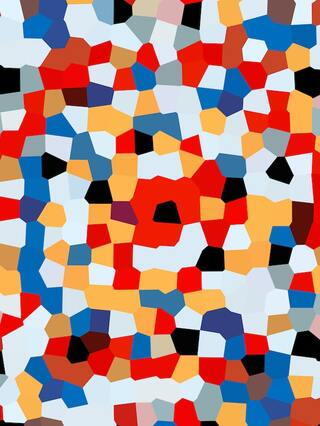
//> input picture Stefan/images/alta.jpg, 320 x 426 px
$ ./main ../images/alta.jpg   (built with g++ and OpenCV 4)
//> lines starting //> are read from the running program, lines starting //| are printed output that depends on the picture
### Stefan/helpers/helpers.h
#include <string>
#include <sys/stat.h>
#include <opencv2/opencv.hpp>

#ifndef HELPERS_H
#define HELPERS_H

void clearString(std::string &s);
void createFolder(const char * filename);
cv::Mat getModifiedGammaImage(cv::Mat &img, double gamma);
void writeHistogramImage(cv::Mat &img, int histSize, float low, float high, int width, int height, std::string filename);
cv::Mat getBinarizedImage(cv::Mat &img, int threshold, bool inv);

#endif

### Stefan/helpers/helpers.cpp
#include "helpers.h"

void clearString(std::string &s){
    for(int i = (int)s.size() - 1; i >= 0; i--){
        if(s[i] == '.'){
            s.erase(i);
            break;
        }
    }
    std::string x = "";
    for(int i = (int)s.size() - 1; i >= 0; i--){
        if(s[i] == '/'){
            for(int j = i + 1; j < (int)s.size(); j++)
                x += s[j];
            break;
        }
    }
    s = x;
}

void createFolder(const char * filename){
    struct stat st;
    if (stat(filename, &st) == 0) {
        // Se o diretório já existe, remove-o
        std::string command = "rm -rf " + std::string(filename);
        system(command.c_str());
    }
    int status = mkdir(filename, S_IRWXU | S_IRWXG | S_IROTH | S_IXOTH);
    if(status == 0) printf("%s folder created\n", filename);
    else printf("Error creating %s folder\n", filename);
}

// [80 lines left out: functions getModifiedGammaImage, writeHistogramImage, getBinarizedImage, getGrayValueFromBGRPixel, calculateSpatialInfo, not called in this run]

### Stefan/atvd5/main.cpp
#include "../helpers/helpers.h"

int main(int argc, char** argv){
    if(argc < 2){
        printf("This script needs at least one argument, which must be a image file\n");
        return 0;
    }
    for(int i = 0; i < argc - 1; i++){
        // Reads Image
        cv::Mat image = cv::imread(argv[i + 1]);
//> image is the input picture: 426 rows x 320 cols, CV_8UC3; mean B, G, R 129.9, 134.9, 174.4

        // Gets filename
        std::string imgName = argv[i + 1];
//> imgName = "../images/alta.jpg"
        clearString(imgName);
//> the loop in clearString, `for(int i = (int)s.size() - 1; i >= 0; i--)` made 4 passes
//> the loop in clearString, `for(int i = (int)s.size() - 1; i >= 0; i--)` made 5 passes
//> after the loop in clearString, `for(int i = (int)s.size() - 1; i >= 0; i--)`: x = "alta"
//> imgName = "alta"

        printf("\nProcessing \"%s\" image...\n", imgName.c_str());
//| Processing "alta" image...

        // Creates folder
        std::string folderName = "Results-IMG[" + imgName + "]";
//> folderName = "Results-IMG[alta]"
        createFolder(folderName.c_str());
//> in createFolder, `int status = mkdir(filename, S_IRWXU | S_IRWXG | S_IROTH | S_IXOTH);`: status = 0
//| Results-IMG[alta] folder created

        // Sets path variabel for future work
        std::string path = "";

        /////////////////////////// Gray Images //////////////////////////////////

        // Gray Image by mean and by weight
        cv::Mat imgGray = cv::imread(argv[i + 1], cv::IMREAD_GRAYSCALE);
//> imgGray: 426 rows x 320 cols, CV_8UC1; min 0, max 255, mean 146.1
        cv::Mat blurred_imgGray;
        double pct = .4 / 100; // takes 0.4% of the max size of image to determine size of filtering box
        cv::Size imageSize = imgGray.size();
//> imageSize = Size(320, 426)
        int val = std::max(imageSize.height, imageSize.width) * pct;
//> val = 1

        cv::blur(imgGray, blurred_imgGray, cv::Size(val, val));

        printf("Spatial Info for %s = %.2f\n", imgName.c_str(), calculateSpatialInfo(imgGray));
//> (this line was passed over: calculateSpatialInfo is not available in this run)

        cv::Mat sobel_x, sobel_y, sobel_xy;
        cv::Mat blurred_sobel_x, blurred_sobel_y, blurred_sobel_xy;
        cv::Mat sobel_x_kernel = (cv::Mat_<char>(3, 3) << -1, -2, -1, 0, 0, 0, 1, 2, 1);
        cv::Mat sobel_y_kernel = (cv::Mat_<char>(3, 3) << -1, 0, 1, -2, 0, 2, -1, 0, 1);
        cv::filter2D(imgGray, sobel_x, CV_16S, sobel_x_kernel);
        cv::filter2D(imgGray, sobel_y, CV_16S, sobel_y_kernel);
        cv::filter2D(imgGray, blurred_sobel_x, CV_16S, sobel_x_kernel);
        cv::filter2D(imgGray, blurred_sobel_y, CV_16S, sobel_y_kernel);
        cv::convertScaleAbs(sobel_x, sobel_x);
//> sobel_x: 426 rows x 320 cols, CV_8UC1
        cv::convertScaleAbs(sobel_y, sobel_y);
//> sobel_y: 426 rows x 320 cols, CV_8UC1
        cv::convertScaleAbs(blurred_sobel_x, blurred_sobel_x);
        cv::convertScaleAbs(blurred_sobel_y, blurred_sobel_y);
        cv::addWeighted(sobel_x, 0.5, sobel_y, 0.5, 0, sobel_xy);
        cv::addWeighted(blurred_sobel_x, 0.5, blurred_sobel_y, 0.5, 0, blurred_sobel_xy);
        printf("Sobel done\n");

        cv::Mat roberts_x, roberts_y, roberts_xy;
        cv::Mat blurred_roberts_x, blurred_roberts_y, blurred_roberts_xy;
        cv::Mat roberts_x_kernel = (cv::Mat_<char>(2, 2) << 1, 0, 0, -1);
        cv::Mat roberts_y_kernel = (cv::Mat_<char>(2, 2) << 0, 1, -1, 0);
        cv::filter2D(imgGray, roberts_x, CV_16S, roberts_x_kernel);
        cv::filter2D(imgGray, roberts_y, CV_16S, roberts_y_kernel);
        cv::filter2D(imgGray, blurred_roberts_x, CV_16S, roberts_x_kernel);
        cv::filter2D(imgGray, blurred_roberts_y, CV_16S, roberts_y_kernel);
        cv::convertScaleAbs(roberts_x, roberts_x);
//> roberts_x: 426 rows x 320 cols, CV_8UC1
        cv::convertScaleAbs(roberts_y, roberts_y);
//> roberts_y: 426 rows x 320 cols, CV_8UC1
        cv::convertScaleAbs(blurred_roberts_x, blurred_roberts_x);
        cv::convertScaleAbs(blurred_roberts_y, blurred_roberts_y);
        cv::addWeighted(roberts_x, 0.5, roberts_y, 0.5, 0, roberts_xy);
        cv::addWeighted(blurred_roberts_x, 0.5, blurred_roberts_y, 0.5, 0, blurred_roberts_xy);
        printf("Roberts done\n");

        cv::Mat prewitt_x, prewitt_y, prewitt_xy;
        cv::Mat blurred_prewitt_x, blurred_prewitt_y, blurred_prewitt_xy;
        cv::Mat prewitt_x_kernel = (cv::Mat_<char>(3, 3) << -1, 0, 1, -1, 0, 1, -1, 0, 1);
        cv::Mat prewitt_y_kernel = (cv::Mat_<char>(3, 3) << -1, -1, -1, 0, 0, 0, 1, 1, 1);
        cv::filter2D(imgGray, prewitt_x, CV_16S, prewitt_x_kernel);
        cv::filter2D(imgGray, prewitt_y, CV_16S, prewitt_y_kernel);
        cv::filter2D(imgGray, blurred_prewitt_x, CV_16S, prewitt_x_kernel);
        cv::filter2D(imgGray, blurred_prewitt_y, CV_16S, prewitt_y_kernel);
        cv::convertScaleAbs(prewitt_x, prewitt_x);
//> prewitt_x: 426 rows x 320 cols, CV_8UC1
        cv::convertScaleAbs(prewitt_y, prewitt_y);
//> prewitt_y: 426 rows x 320 cols, CV_8UC1
        cv::convertScaleAbs(blurred_prewitt_x, blurred_prewitt_x);
        cv::convertScaleAbs(blurred_prewitt_y, blurred_prewitt_y);
        cv::addWeighted(prewitt_x, 0.5, prewitt_y, 0.5, 0, prewitt_xy);
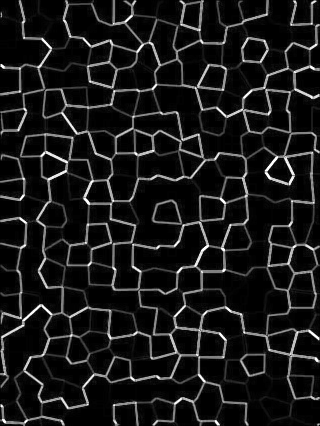
//> prewitt_xy: 426 rows x 320 cols, CV_8UC1; min 0, max 255, mean 24.7
        cv::addWeighted(blurred_prewitt_x, 0.5, blurred_prewitt_y, 0.5, 0, blurred_prewitt_xy);
        printf("Prewitt done\n");

        // filtro gaussiano for LoG
        cv::Mat gaussian, blurred_gaussian;
        cv::GaussianBlur(imgGray, gaussian, cv::Size(5, 5), 0);
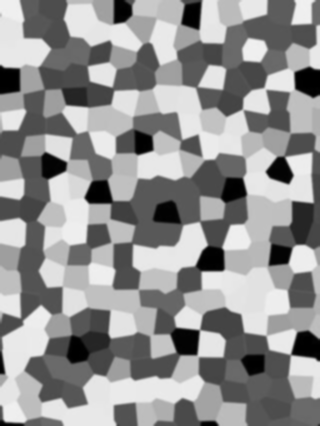
//> gaussian: 426 rows x 320 cols, CV_8UC1; min 0, max 241, mean 146.1
        cv::GaussianBlur(imgGray, blurred_gaussian, cv::Size(5, 5), 0);

        // O operador Laplaciano é um filtro isotrópico que detecta bordas independentemente da orientação
        cv::Mat laplacian_xy, laplacian_abs, gaussian_laplacian_xy, blurred_gaussian_laplacian_xy;
        cv::Mat blurred_laplacian_xy, blurred_laplacian_abs;
        cv::Laplacian(imgGray, laplacian_xy, CV_16S, 1);
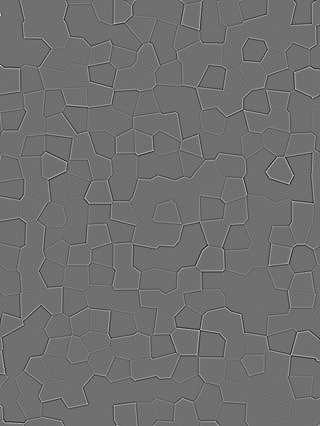
//> laplacian_xy: 426 rows x 320 cols, CV_16SC1; min -358, max 455, mean 0; drawn with min black and max white
        cv::Laplacian(blurred_imgGray, blurred_laplacian_xy, CV_16S, 1);
        cv::Laplacian(gaussian, gaussian_laplacian_xy, CV_16S, 1);
        cv::Laplacian(blurred_gaussian, blurred_gaussian_laplacian_xy, CV_16S, 1);

        cv::convertScaleAbs(laplacian_xy, laplacian_abs);
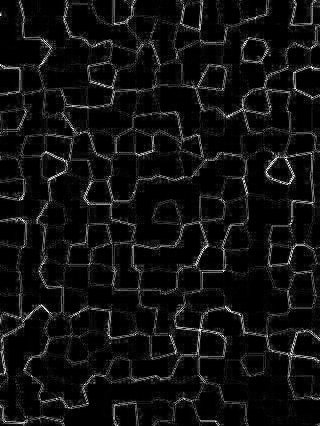
//> laplacian_abs: 426 rows x 320 cols, CV_8UC1; min 0, max 255, mean 16.5
        cv::convertScaleAbs(blurred_laplacian_xy, blurred_laplacian_abs);
        cv::convertScaleAbs(gaussian_laplacian_xy, gaussian_laplacian_xy);
//> gaussian_laplacian_xy: 426 rows x 320 cols, CV_8UC1
        cv::convertScaleAbs(blurred_gaussian_laplacian_xy, blurred_gaussian_laplacian_xy);

        printf("Laplacian done\n");

        cv::Mat canny, blurred_canny;
        cv::Canny(imgGray, canny, 100, 200);
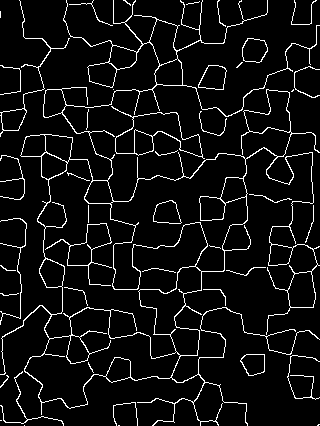
//> canny: 426 rows x 320 cols, CV_8UC1; 6.5% white in thin lines or dots
        cv::Canny(blurred_imgGray, blurred_canny, 100, 200);
        printf("Canny done\n");


        cv::Mat blurred_point, point_matrix;
        cv::Mat point_kernel = (cv::Mat_<char>(3, 3) << 1, 1, 1, 1, -8, 1, 1, 1, 1);
        cv::filter2D(imgGray, point_matrix, CV_16S, point_kernel);
        cv::filter2D(blurred_imgGray, blurred_point, CV_16S, point_kernel);
        cv::convertScaleAbs(point_matrix, point_matrix);
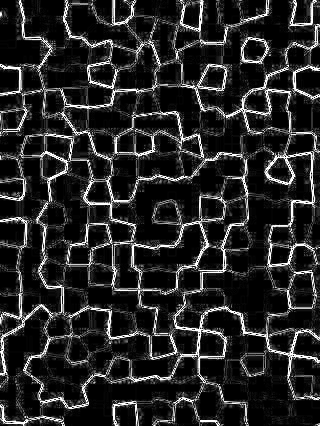
//> point_matrix: 426 rows x 320 cols, CV_8UC1; min 0, max 255, mean 38.5
        cv::convertScaleAbs(blurred_point, blurred_point);
        printf("Point done\n");


        // converter a imagem para um vetor de pontos
        cv::Mat points;
        image.reshape(1, image.rows * image.cols).convertTo(points, CV_32F);

        // executar o algoritmo k-means
        int K = 4; // número de clusters
        cv::Mat labels, centers;
        cv::kmeans(points, K, labels, cv::TermCriteria(cv::TermCriteria::EPS+cv::TermCriteria::MAX_ITER, 10, 1.0), 3, cv::KMEANS_PP_CENTERS, centers);
//> centers = [[15.85, 26.55, 213.8], [229.7, 222.8, 211.6], [116.6, 73.34, 31.19], [88.01, 170.6, 237.8]]

        // atualizar as cores dos pixels na imagem original
        cv::Mat kmeans_image(image.size(), image.type());
        for (int i = 0; i < points.rows; ++i)
        {
            int cluster_id = labels.at<int>(i);
            kmeans_image.at<cv::Vec3b>(i) = centers.at<cv::Vec3f>(cluster_id);
        }
//> this loop made 136320 passes
//> cluster_id on passes 1 to 3: 1, 1, 1
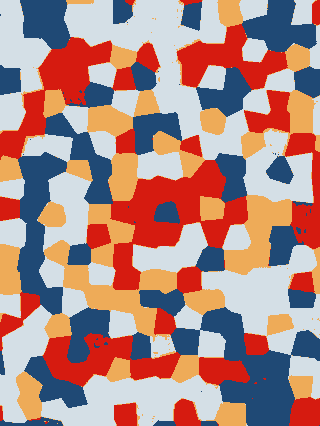
//> kmeans_image: 426 rows x 320 cols, CV_8UC3; mean B, G, R 130.1, 135.1, 174.6
        // [8 lines of commented-out code are left out]

        printf("Kmeans done\n");


        // Gerando os resultados
        createFolder((folderName + "/BORDAS").c_str());
        path = folderName + "/";
//> path = "Results-IMG[alta]/"
        cv::imwrite(path + "original.png", image);
        cv::imwrite(path + "original_grayscale.png", imgGray);
        cv::imwrite(path + "original_blurred_grayscale.png", blurred_imgGray);


        // Gerando os resultados para deteccao de bordas
        // Sobel
        createFolder((folderName + "/BORDAS/Sobel").c_str());
        createFolder((folderName + "/BORDAS/Sobel/Unfiltered").c_str());
        createFolder((folderName + "/BORDAS/Sobel/Filtered").c_str());

        path = folderName + "/BORDAS/Sobel/Unfiltered/";
        cv::imwrite(path + "x.png", sobel_x);
        cv::imwrite(path + "y.png", sobel_y);
        cv::imwrite(path + "xy.png", sobel_xy);
        path = folderName + "/BORDAS/Sobel/Filtered/";
//> path = "Results-IMG[alta]/BORDAS/Sobel/Filtered/"
        cv::imwrite(path + "x.png", blurred_sobel_x);
        cv::imwrite(path + "y.png", blurred_sobel_y);
        cv::imwrite(path + "xy.png", blurred_sobel_xy);


        // Roberts
        createFolder((folderName + "/BORDAS/Roberts").c_str());
        createFolder((folderName + "/BORDAS/Roberts/Unfiltered").c_str());
        createFolder((folderName + "/BORDAS/Roberts/Filtered").c_str());

        path = folderName + "/BORDAS/Roberts/Unfiltered/";
        cv::imwrite(path + "x.png", roberts_x);
        cv::imwrite(path + "y.png", roberts_y);
        cv::imwrite(path + "xy.png", roberts_xy);
        path = folderName + "/BORDAS/Roberts/Filtered/";
        cv::imwrite(path + "x.png", blurred_roberts_x);
        cv::imwrite(path + "y.png", blurred_roberts_y);
        cv::imwrite(path + "xy.png", blurred_roberts_xy);

        // Prewitt
        createFolder((folderName + "/BORDAS/Prewitt").c_str());
        createFolder((folderName + "/BORDAS/Prewitt/Unfiltered").c_str());
        createFolder((folderName + "/BORDAS/Prewitt/Filtered").c_str());

        path = folderName + "/BORDAS/Prewitt/Unfiltered/";
        cv::imwrite(path + "x.png", prewitt_x);
        cv::imwrite(path + "y.png", prewitt_y);
        cv::imwrite(path + "xy.png", prewitt_xy);
        path = folderName + "/BORDAS/Prewitt/Filtered/";
        cv::imwrite(path + "x.png", blurred_prewitt_x);
        cv::imwrite(path + "y.png", blurred_prewitt_y);
        cv::imwrite(path + "xy.png", blurred_prewitt_xy);

        // Laplacian
        createFolder((folderName + "/BORDAS/Laplacian").c_str());
        createFolder((folderName + "/BORDAS/Laplacian/Unfiltered").c_str());
        createFolder((folderName + "/BORDAS/Laplacian/Filtered").c_str());

        path = folderName + "/BORDAS/Laplacian/Unfiltered/";
        cv::imwrite(path + "xy.png", laplacian_abs);
        cv::imwrite(path + "gaussian_xy.png", gaussian_laplacian_xy);
        path = folderName + "/BORDAS/Laplacian/Filtered/";
        cv::imwrite(path + "xy.png", blurred_laplacian_abs);
        cv::imwrite(path + "gaussian_xy.png", blurred_gaussian_laplacian_xy);

        // Canny
        createFolder((folderName + "/BORDAS/Canny").c_str());
        createFolder((folderName + "/BORDAS/Canny/Unfiltered").c_str());
        createFolder((folderName + "/BORDAS/Canny/Filtered").c_str());
        path = folderName + "/BORDAS/Canny/Unfiltered/";
        cv::imwrite(path + "canny.png", canny);
        path = folderName + "/BORDAS/Canny/Filtered/";
//> path = "Results-IMG[alta]/BORDAS/Canny/Filtered/"
        cv::imwrite(path + "canny.png", blurred_canny);

        // Kmeans

        createFolder((folderName + "/KMEANS").c_str());
        path = folderName + "/KMEANS/";
//> path = "Results-IMG[alta]/KMEANS/"
        cv::imwrite(path + "kmeans.png", kmeans_image);

        createFolder((folderName + "/POINT").c_str());
        path = folderName + "/POINT/";
//> path = "Results-IMG[alta]/POINT/"
        cv::imwrite(path + "point.png", point_matrix);
        cv::imwrite(path + "blurred_point.png", blurred_point);


        printf("Processed image %s\n", imgName.c_str());
//| Processed image alta

    }
    return 0;
}

$ run again, on Stefan/images/beach.jpg
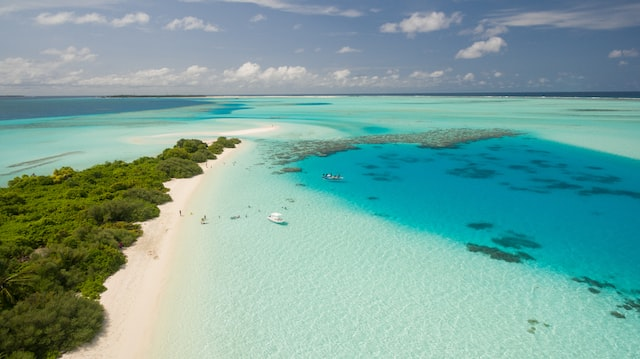
//> input picture Stefan/images/beach.jpg, 640 x 359 px
//> image is the input picture: 359 rows x 640 cols, CV_8UC3; mean B, G, R 156.8, 164, 120.5
//> `std::string imgName = argv[i + 1];`: imgName = "../images/beach.jpg"
//> the loop in clearString, `for(int i = (int)s.size() - 1; i >= 0; i--)` made 4 passes
//> the loop in clearString, `for(int i = (int)s.size() - 1; i >= 0; i--)` made 6 passes
//> after the loop in clearString, `for(int i = (int)s.size() - 1; i >= 0; i--)`: x = "beach"
//| Processing "beach" image...
//> folderName = "Results-IMG[beach]"
//> status = 0
//| Results-IMG[beach] folder created
//> `cv::Canny(imgGray, canny, 100, 200);`:
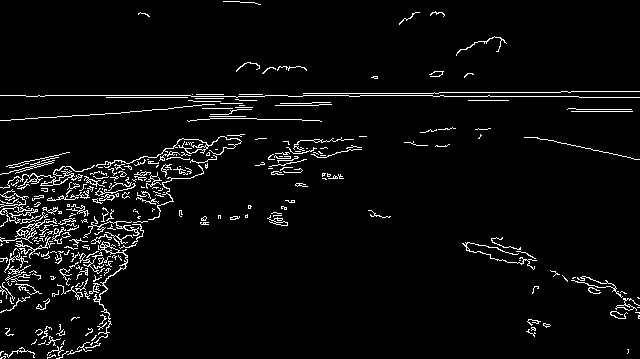
//> canny: 359 rows x 640 cols, CV_8UC1; 4.4% white in thin lines or dots
//> blurred_canny: 359 rows x 640 cols, CV_8UC1; 2.8% white in thin lines or dots
//> centers = [[159.5, 150, 116], [20.66, 76.5, 69.58], [156, 141.3, 4.91], [192.2, 206.3, 179.5]]
//> the loop `for (int i = 0; i < points.rows; ++i)` made 229760 passes
//> cluster_id on passes 1 to 3: 0, 0, 3
//> after the loop `for (int i = 0; i < points.rows; ++i)`:
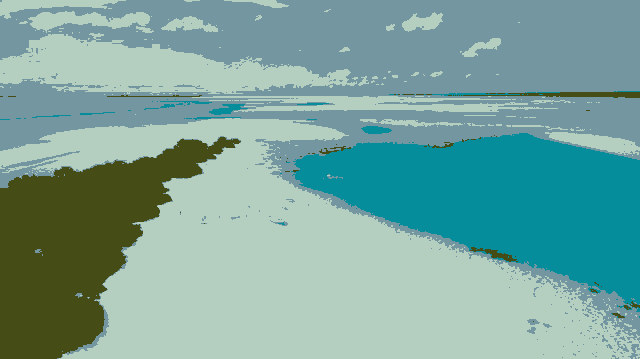
//> kmeans_image: 359 rows x 640 cols, CV_8UC3; mean B, G, R 156.9, 163.8, 120.8
//> `path = folderName + "/";`: path = "Results-IMG[beach]/"
//> `path = folderName + "/KMEANS/";`: path = "Results-IMG[beach]/KMEANS/"
//> `path = folderName + "/POINT/";`: path = "Results-IMG[beach]/POINT/"
//| Processed image beach
